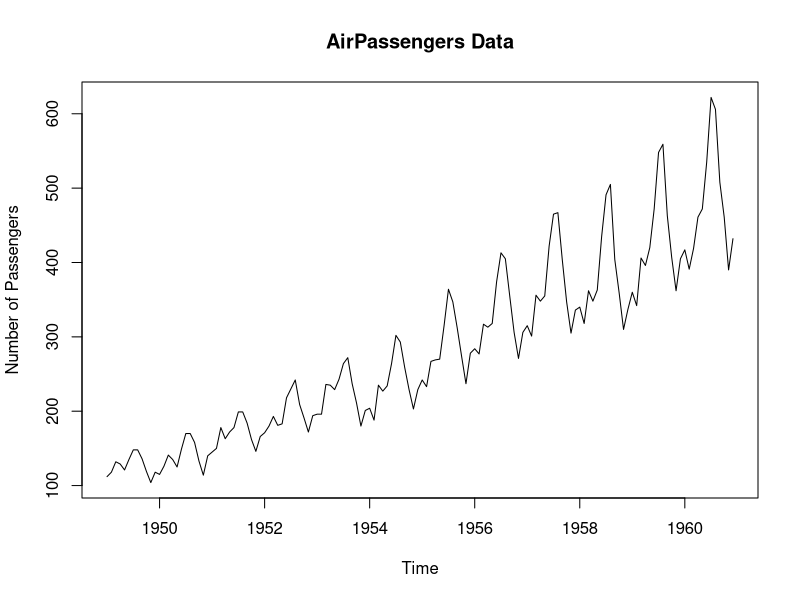
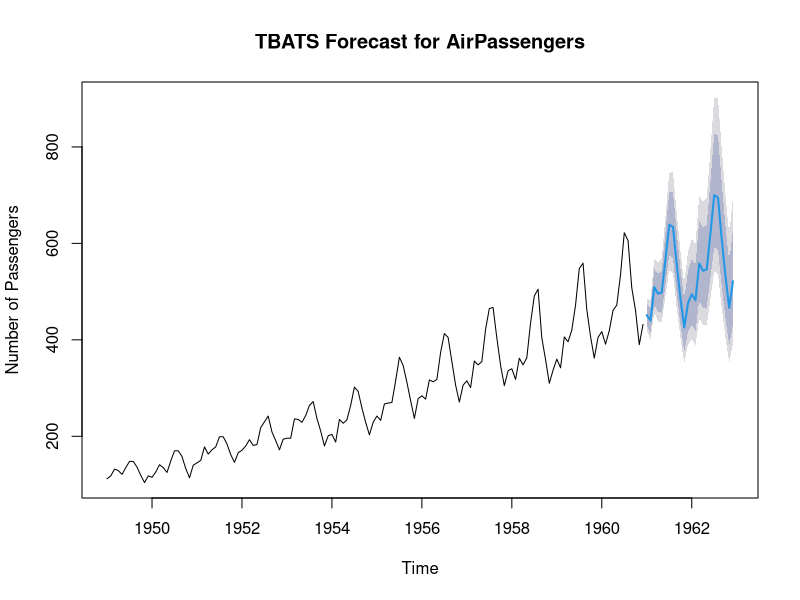

Here is the R script that generated these plots, in order: (Note: this script raises an error after producing the figures.)
# Load the forecast package
library(forecast)

# Load the AirPassengers dataset
data("AirPassengers")

# Plot the dataset to visualize the time series
plot(AirPassengers, main="AirPassengers Data", ylab="Number of Passengers", xlab="Time")

# Fit a TBATS model to the AirPassengers data
tbats_model <- tbats(AirPassengers,   seasonal.periods = 12)

# Print the model summary to see the components and parameters
summary(tbats_model)

# Forecast the next 24 months using the TBATS model
tbats_forecast <- forecast(tbats_model, h=24)

# Plot the forecast along with the original data
plot(tbats_forecast, main="TBATS Forecast for AirPassengers", ylab="Number of Passengers", xlab="Time")

# Calculate the accuracy of the TBATS model
accuracy(tbats_forecast)

# Adjusting the number of Fourier terms in the TBATS model
tbats_model <- tbats(AirPassengers, use.parallel=TRUE, num.cores=NULL, seasonal.periods=c(12))

# Applying a Box-Cox transformation in the TBATS model
lambda <- BoxCox.lambda(AirPassengers)
tbats_model <- tbats(AirPassengers, lambda=lambda)

# Including ARMA errors in the TBATS model
tbats_model <- tbats(AirPassengers, use.arma.errors=TRUE)

# Specifying seasonal periods in the TBATS model
tbats_model <- tbats(AirPassengers, seasonal.periods=c(12, 6))

# Fine-tuning the TBATS model parameters
tbats_model <- tbats(AirPassengers, use.trend=TRUE, use.damped.trend=TRUE, seasonal.periods=c(12), use.parallel=TRUE)
